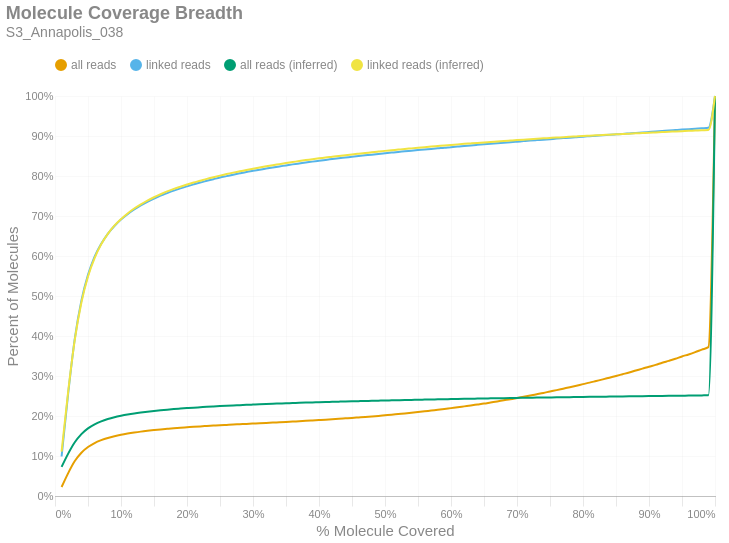

Notebook code cell kept with this figure:
### Markdown cell above
### Molecule Read Coverage
This chart shows molecule coverage breadth as computed by the number of bases aligned to that molecule. In other words, "*how much of each unique long molecule is actually sequenced/aligned?*" Keep in mind there is a distinction between sequences and alignments, since some sequences belonging to a particular molecule may not align well and wouldn't appear in the alignment data. This chart also shows molecule coverage breadth as computed by the *inferred fragment* from which the aligned sequences originate. Unlike read coverage, this calculation takes into account the total insert size, including unsequenced gaps between the forward and reverse reads. Like the previous figures, these are cumulative percents.

### Code cell
if SKIPLR:
    print_html(f"Skipped")
else:
    binned_df = consolidated_hist(valids['coverage_bp'], mask, 0.01, True)
    binned_df_inf = consolidated_hist(valids['coverage_inserts'], mask, 0.01, True)
    binned_df = binned_df.with_columns(pl.lit(binned_df_inf['all reads (cumsum)']).alias('all reads (inferred)'))
    binned_df = binned_df.with_columns(pl.lit(binned_df_inf['linked reads (cumsum)']).alias('linked reads (inferred)'))
    binned_df = binned_df.with_columns(
        (pl.col('bin').cast(pl.Float64) + 0.01).alias('right_edge')
    )

    with SafeRender(binned_df):
        (
            density_plot(binned_df, 'Molecule Coverage Breadth', samplename, 'molcov', ['all reads (inferred)','linked reads (inferred)'])
            .encode(
                #x=alt.X('bin:Q', title="% Molecule Covered").axis(format = '%').scale(padding=0),
                x=alt.X('right_edge:Q', title="% Molecule Covered").axis(format='%').scale(padding=0),
                y=alt.Y('value:Q', title='Percent of Molecules')
                    .axis(format='%')
                    .stack(False)
                    .scale(domainMin=0, padding=0),
                color=alt.Color("key:N").scale(domain = ["all reads", "linked reads", "all reads (inferred)", "linked reads (inferred)"]),
                tooltip = [
                    alt.Tooltip("key:N", title = "Data Type"),
                    alt.Tooltip("range_label:N", title="% Molecule Covered"),
                    alt.Tooltip("value:Q", format = ".2%", title="% Molecules")
                ]
            )
        ).display()

### Figure 1 — Vega-Lite specification as saved in the notebook (floating-point values rounded to 4 significant figures)
{"width": "container", "height": 400, "config": {"title": {"anchor": "start", "dy": -15, "fontSize": 18, "color": "#888888", "subtitleColor": "#888888", "subtitleFontSize": 14}, "arc": {"fill": "#0072B2"}, "axis": {"domainColor": "#888888", "domainWidth": 0.5, "gridWidth": 0.2, "grid": false, "titleFontWeight": 400, "titleFontSize": 15, "labelFontSize": 11, "labelColor": "#888888", "tickColor": "#888888", "tickWidth": 0.2, "titleColor": "#888888"}, "axisBand": {"grid": false}, "axisX": {"grid": true, "tickSize": 10, "domainCap": "round"}, "axisY": {"domain": false, "grid": true, "tickSize": 0, "domainCap": "round"}, "background": "transparent", "header": {"labelFontSize": 15, "labelColor": "#888888", "titleFontSize": 15, "titleFontWeight": 600, "titleColor": "#888888"}, "legend": {"labelFont": "sans-serif", "labelFontSize": 12, "labelColor": "#888888", "symbolSize": 100, "symbolType": "circle", "titleFontSize": 12, "titlePadding": 10, "titleColor": "#888888", "title": null, "orient": "top"}, "range": {"category": ["#E69F00", "#56B4E9", "#009E73", "#F0E442", "#0072B2", "#D55E00", "#CC79A7", "#000000"], "diverging": ["#cfe8f3", "#a2d4ec", "#73bfe2", "#46abdb", "#1696d2", "#12719e"]}, "area": {"fill": "#0072B2", "fillOpacity": 0.7, "line": true, "strokeOpacity": 0.7}, "line": {"color": "#0072B2", "stroke": "#0072B2", "strokeWidth": 2}, "trail": {"color": "#0072B2", "stroke": "#0072B2", "strokeWidth": 0, "size": 1}, "point": {"filled": true, "fillOpacity": 1.0, "size": 95}, "text": {"color": "#888888", "fontSize": 11, "align": "right", "fontWeight": 400, "size": 11}, "bar": {"fill": "#0072B2", "stroke": null}, "view": {"stroke": null, "continuousWidth": 660, "continuousHeight": 400}}, "data": {"name": "data-bfefdd57a6eba7257c44063cf1b852a1"}, "mark": {"type": "line", "interpolate": "monotone", "point": {"opacity": 0, "size": 275}}, "encoding": {"color": {"field": "key", "scale": {"domain": ["all reads", "linked reads", "all reads (inferred)", "linked reads (inferred)"]}, "type": "nominal"}, "tooltip": [{"field": "key", "title": "Data Type", "type": "nominal"}, {"field": "range_label", "title": "% Molecule Covered", "type": "nominal"}, {"field": "value", "format": ".2%", "title": "% Molecules", "type": "quantitative"}], "x": {"axis": {"format": "%"}, "field": "right_edge", "scale": {"padding": 0}, "title": "% Molecule Covered", "type": "quantitative"}, "y": {"axis": {"format": "%"}, "field": "value", "scale": {"domainMin": 0, "padding": 0}, "stack": false, "title": "Percent of Molecules", "type": "quantitative"}}, "params": [{"name": "param_c36ac31b6afebe62", "select": {"type": "point", "fields": ["key"]}, "bind": "legend"}], "title": {"text": "Molecule Coverage Breadth", "subtitle": "S3_Annapolis_038"}, "transform": [{"fold": ["all reads (cumsum)", "linked reads (cumsum)", "all reads (inferred)", "linked reads (inferred)"]}, {"calculate": "replace(datum.key, ' (cumsum)', '')", "as": "key"}, {"filter": {"param": "param_c36ac31b6afebe62"}}], "usermeta": {"embedOptions": {"downloadFileName": "S3_Annapolis_038.molcov"}}, "$schema": "https://vega.github.io/schema/vega-lite/v6.1.0.json", "datasets": {"data-bfefdd57a6eba7257c44063cf1b852a1": [{"bin": "0.0", "interval": "0.0-0.01", "all reads": 0.0224, "linked reads": 0.09872, "all reads (cumsum)": 0.0224, "linked reads (cumsum)": 0.09872, "range_label": "0.0-0.01", "all reads (inferred)": 0.07272, "linked reads (inferred)": 0.1107, "right_edge": 0.01}, {"bin": "0.01", "interval": "0.01-0.02", "all reads": 0.0349, "linked reads": 0.1583, "all reads (cumsum)": 0.0573, "linked reads (cumsum)": 0.2571, "range_label": "0.01-0.02", "all reads (inferred)": 0.106, "linked reads (inferred)": 0.2618, "right_edge": 0.02}, {"bin": "0.02", "interval": "0.02-0.03", "all reads": 0.03003, "linked reads": 0.1366, "all reads (cumsum)": 0.08733, "linked reads (cumsum)": 0.3937, "range_label": "0.02-0.03", "all reads (inferred)": 0.1343, "linked reads (inferred)": 0.3909, "right_edge": 0.03}, {"bin": "0.03", "interval": "0.03-0.04", "all reads": 0.02081, "linked reads": 0.09472, "all reads (cumsum)": 0.1081, "linked reads (cumsum)": 0.4884, "range_label": "0.03-0.04", "all reads (inferred)": 0.1546, "linked reads (inferred)": 0.4838, "right_edge": 0.04}, {"bin": "0.04", "interval": "0.04-0.05", "all reads": 0.01421, "linked reads": 0.06436, "all reads (cumsum)": 0.1224, "linked reads (cumsum)": 0.5528, "range_label": "0.04-0.05", "all reads (inferred)": 0.1689, "linked reads (inferred)": 0.5489, "right_edge": 0.05}, {"bin": "0.05", "interval": "0.05-0.06", "all reads": 0.0101, "linked reads": 0.04556, "all reads (cumsum)": 0.1325, "linked reads (cumsum)": 0.5983, "range_label": "0.05-0.06", "all reads (inferred)": 0.1791, "linked reads (inferred)": 0.595, "right_edge": 0.06}, {"bin": "0.06", "interval": "0.06-0.07", "all reads": 0.007083, "linked reads": 0.03206, "all reads (cumsum)": 0.1395, "linked reads (cumsum)": 0.6304, "range_label": "0.06-0.07", "all reads (inferred)": 0.1866, "linked reads (inferred)": 0.6291, "right_edge": 0.07}, {"bin": "0.07", "interval": "0.07-0.08", "all reads": 0.005578, "linked reads": 0.02513, "all reads (cumsum)": 0.1451, "linked reads (cumsum)": 0.6555, "range_label": "0.07-0.08", "all reads (inferred)": 0.1924, "linked reads (inferred)": 0.6554, "right_edge": 0.08}, {"bin": "0.08", "interval": "0.08-0.09", "all reads": 0.004334, "linked reads": 0.0195, "all reads (cumsum)": 0.1494, "linked reads (cumsum)": 0.675, "range_label": "0.08-0.09", "all reads (inferred)": 0.197, "linked reads (inferred)": 0.676, "right_edge": 0.09}, {"bin": "0.09", "interval": "0.09-0.1", "all reads": 0.003601, "linked reads": 0.01615, "all reads (cumsum)": 0.153, "linked reads (cumsum)": 0.6912, "range_label": "0.09-0.1", "all reads (inferred)": 0.2006, "linked reads (inferred)": 0.6922, "right_edge": 0.1}, {"bin": "0.1", "interval": "0.1-0.11", "all reads": 0.002986, "linked reads": 0.0134, "all reads (cumsum)": 0.156, "linked reads (cumsum)": 0.7046, "range_label": "0.1-0.11", "all reads (inferred)": 0.2037, "linked reads (inferred)": 0.7064, "right_edge": 0.11}, {"bin": "0.11", "interval": "0.11-0.12", "all reads": 0.002602, "linked reads": 0.01164, "all reads (cumsum)": 0.1586, "linked reads (cumsum)": 0.7162, "range_label": "0.11-0.12", "all reads (inferred)": 0.2064, "linked reads (inferred)": 0.7186, "right_edge": 0.12}, {"bin": "0.12", "interval": "0.12-0.13", "all reads": 0.002315, "linked reads": 0.01029, "all reads (cumsum)": 0.1609, "linked reads (cumsum)": 0.7265, "range_label": "0.12-0.13", "all reads (inferred)": 0.2087, "linked reads (inferred)": 0.7291, "right_edge": 0.13}, {"bin": "0.13", "interval": "0.13-0.14", "all reads": 0.001993, "linked reads": 0.008834, "all reads (cumsum)": 0.1629, "linked reads (cumsum)": 0.7353, "range_label": "0.13-0.14", "all reads (inferred)": 0.2108, "linked reads (inferred)": 0.7385, "right_edge": 0.14}, {"bin": "0.14", "interval": "0.14-0.15", "all reads": 0.001825, "linked reads": 0.008048, "all reads (cumsum)": 0.1648, "linked reads (cumsum)": 0.7434, "range_label": "0.14-0.15", "all reads (inferred)": 0.2127, "linked reads (inferred)": 0.7469, "right_edge": 0.15}, {"bin": "0.15", "interval": "0.15-0.16", "all reads": 0.001702, "linked reads": 0.007501, "all reads (cumsum)": 0.1665, "linked reads (cumsum)": 0.7509, "range_label": "0.15-0.16", "all reads (inferred)": 0.2144, "linked reads (inferred)": 0.7544, "right_edge": 0.16}, {"bin": "0.16", "interval": "0.16-0.17", "all reads": 0.001433, "linked reads": 0.00636, "all reads (cumsum)": 0.1679, "linked reads (cumsum)": 0.7572, "range_label": "0.16-0.17", "all reads (inferred)": 0.2159, "linked reads (inferred)": 0.7614, "right_edge": 0.17}, {"bin": "0.17", "interval": "0.17-0.18", "all reads": 0.001405, "linked reads": 0.006073, "all reads (cumsum)": 0.1693, "linked reads (cumsum)": 0.7633, "range_label": "0.17-0.18", "all reads (inferred)": 0.2173, "linked reads (inferred)": 0.7677, "right_edge": 0.18}, {"bin": "0.18", "interval": "0.18-0.19", "all reads": 0.001304, "linked reads": 0.005662, "all reads (cumsum)": 0.1706, "linked reads (cumsum)": 0.769, "range_label": "0.18-0.19", "all reads (inferred)": 0.2185, "linked reads (inferred)": 0.7732, "right_edge": 0.19}, {"bin": "0.19", "interval": "0.19-0.2", "all reads": 0.00115, "linked reads": 0.005006, "all reads (cumsum)": 0.1718, "linked reads (cumsum)": 0.774, "range_label": "0.19-0.2", "all reads (inferred)": 0.2197, "linked reads (inferred)": 0.7786, "right_edge": 0.2}, {"bin": "0.2", "interval": "0.2-0.21", "all reads": 0.001168, "linked reads": 0.005068, "all reads (cumsum)": 0.1729, "linked reads (cumsum)": 0.779, "range_label": "0.2-0.21", "all reads (inferred)": 0.2209, "linked reads (inferred)": 0.7837, "right_edge": 0.21}, {"bin": "0.21", "interval": "0.21-0.22", "all reads": 0.001092, "linked reads": 0.004766, "all reads (cumsum)": 0.174, "linked reads (cumsum)": 0.7838, "range_label": "0.21-0.22", "all reads (inferred)": 0.2219, "linked reads (inferred)": 0.7882, "right_edge": 0.22}, {"bin": "0.22", "interval": "0.22-0.23", "all reads": 0.0009669, "linked reads": 0.004115, "all reads (cumsum)": 0.175, "linked reads (cumsum)": 0.7879, "range_label": "0.22-0.23", "all reads (inferred)": 0.2229, "linked reads (inferred)": 0.7927, "right_edge": 0.23}, {"bin": "0.23", "interval": "0.23-0.24", "all reads": 0.0009602, "linked reads": 0.004099, "all reads (cumsum)": 0.1759, "linked reads (cumsum)": 0.792, "range_label": "0.23-0.24", "all reads (inferred)": 0.2238, "linked reads (inferred)": 0.7969, "right_edge": 0.24}, {"bin": "0.24", "interval": "0.24-0.25", "all reads": 0.0009658, "linked reads": 0.00412, "all reads (cumsum)": 0.1769, "linked reads (cumsum)": 0.7961, "range_label": "0.24-0.25", "all reads (inferred)": 0.2247, "linked reads (inferred)": 0.801, "right_edge": 0.25}, {"bin": "0.25", "interval": "0.25-0.26", "all reads": 0.0008561, "linked reads": 0.003594, "all reads (cumsum)": 0.1778, "linked reads (cumsum)": 0.7997, "range_label": "0.25-0.26", "all reads (inferred)": 0.2256, "linked reads (inferred)": 0.8049, "right_edge": 0.26}, {"bin": "0.26", "interval": "0.26-0.27", "all reads": 0.0008561, "linked reads": 0.003578, "all reads (cumsum)": 0.1786, "linked reads (cumsum)": 0.8033, "range_label": "0.26-0.27", "all reads (inferred)": 0.2264, "linked reads (inferred)": 0.8084, "right_edge": 0.27}, {"bin": "0.27", "interval": "0.27-0.28", "all reads": 0.0008177, "linked reads": 0.003386, "all reads (cumsum)": 0.1794, "linked reads (cumsum)": 0.8067, "range_label": "0.27-0.28", "all reads (inferred)": 0.2271, "linked reads (inferred)": 0.8116, "right_edge": 0.28}, {"bin": "0.28", "interval": "0.28-0.29", "all reads": 0.0008391, "linked reads": 0.003323, "all reads (cumsum)": 0.1803, "linked reads (cumsum)": 0.81, "range_label": "0.28-0.29", "all reads (inferred)": 0.2279, "linked reads (inferred)": 0.815, "right_edge": 0.29}, {"bin": "0.29", "interval": "0.29-0.3", "all reads": 0.0007849, "linked reads": 0.002938, "all reads (cumsum)": 0.1811, "linked reads (cumsum)": 0.813, "range_label": "0.29-0.3", "all reads (inferred)": 0.2286, "linked reads (inferred)": 0.8182, "right_edge": 0.3}, {"bin": "0.3", "interval": "0.3-0.31", "all reads": 0.0007656, "linked reads": 0.002802, "all reads (cumsum)": 0.1818, "linked reads (cumsum)": 0.8158, "range_label": "0.3-0.31", "all reads (inferred)": 0.2293, "linked reads (inferred)": 0.8214, "right_edge": 0.31}, {"bin": "0.31", "interval": "0.31-0.32", "all reads": 0.0008278, "linked reads": 0.002865, "all reads (cumsum)": 0.1827, "linked reads (cumsum)": 0.8186, "range_label": "0.31-0.32", "all reads (inferred)": 0.23, "linked reads (inferred)": 0.8243, "right_edge": 0.32}, {"bin": "0.32", "interval": "0.32-0.33", "all reads": 0.0008595, "linked reads": 0.002771, "all reads (cumsum)": 0.1835, "linked reads (cumsum)": 0.8214, "range_label": "0.32-0.33", "all reads (inferred)": 0.2306, "linked reads (inferred)": 0.8271, "right_edge": 0.33}, {"bin": "0.33", "interval": "0.33-0.34", "all reads": 0.0008233, "linked reads": 0.002604, "all reads (cumsum)": 0.1843, "linked reads (cumsum)": 0.824, "range_label": "0.33-0.34", "all reads (inferred)": 0.2312, "linked reads (inferred)": 0.8297, "right_edge": 0.34}, {"bin": "0.34", "interval": "0.34-0.35", "all reads": 0.0008448, "linked reads": 0.002479, "all reads (cumsum)": 0.1852, "linked reads (cumsum)": 0.8265, "range_label": "0.34-0.35", "all reads (inferred)": 0.2318, "linked reads (inferred)": 0.8324, "right_edge": 0.35}, {"bin": "0.35", "interval": "0.35-0.36", "all reads": 0.00089, "linked reads": 0.002568, "all reads (cumsum)": 0.1861, "linked reads (cumsum)": 0.8291, "range_label": "0.35-0.36", "all reads (inferred)": 0.2323, "linked reads (inferred)": 0.8348, "right_edge": 0.36}, {"bin": "0.36", "interval": "0.36-0.37", "all reads": 0.0008572, "linked reads": 0.002297, "all reads (cumsum)": 0.1869, "linked reads (cumsum)": 0.8314, "range_label": "0.36-0.37", "all reads (inferred)": 0.2329, "linked reads (inferred)": 0.8374, "right_edge": 0.37}, {"bin": "0.37", "interval": "0.37-0.38", "all reads": 0.0008968, "linked reads": 0.002224, "all reads (cumsum)": 0.1878, "linked reads (cumsum)": 0.8336, "range_label": "0.37-0.38", "all reads (inferred)": 0.2335, "linked reads (inferred)": 0.8397, "right_edge": 0.38}, {"bin": "0.38", "interval": "0.38-0.39", "all reads": 0.0009647, "linked reads": 0.00238, "all reads (cumsum)": 0.1888, "linked reads (cumsum)": 0.836, "range_label": "0.38-0.39", "all reads (inferred)": 0.234, "linked reads (inferred)": 0.8419, "right_edge": 0.39}, {"bin": "0.39", "interval": "0.39-0.4", "all reads": 0.0009862, "linked reads": 0.002188, "all reads (cumsum)": 0.1898, "linked reads (cumsum)": 0.8381, "range_label": "0.39-0.4", "all reads (inferred)": 0.2345, "linked reads (inferred)": 0.8443, "right_edge": 0.4}, {"bin": "0.4", "interval": "0.4-0.41", "all reads": 0.0009986, "linked reads": 0.00213, "all reads (cumsum)": 0.1908, "linked reads (cumsum)": 0.8403, "range_label": "0.4-0.41", "all reads (inferred)": 0.235, "linked reads (inferred)": 0.8464, "right_edge": 0.41}, {"bin": "0.41", "interval": "0.41-0.42", "all reads": 0.001052, "linked reads": 0.002026, "all reads (cumsum)": 0.1918, "linked reads (cumsum)": 0.8423, "range_label": "0.41-0.42", "all reads (inferred)": 0.2354, "linked reads (inferred)": 0.8482, "right_edge": 0.42}, {"bin": "0.42", "interval": "0.42-0.43", "all reads": 0.001102, "linked reads": 0.002031, "all reads (cumsum)": 0.1929, "linked reads (cumsum)": 0.8443, "range_label": "0.42-0.43", "all reads (inferred)": 0.2359, "linked reads (inferred)": 0.8501, "right_edge": 0.43}, {"bin": "0.43", "interval": "0.43-0.44", "all reads": 0.001147, "linked reads": 0.001854, "all reads (cumsum)": 0.1941, "linked reads (cumsum)": 0.8462, "range_label": "0.43-0.44", "all reads (inferred)": 0.2363, "linked reads (inferred)": 0.852, "right_edge": 0.44}, {"bin": "0.44", "interval": "0.44-0.45", "all reads": 0.001148, "linked reads": 0.001906, "all reads (cumsum)": 0.1952, "linked reads (cumsum)": 0.8481, "range_label": "0.44-0.45", "all reads (inferred)": 0.2367, "linked reads (inferred)": 0.8539, "right_edge": 0.45}, {"bin": "0.45", "interval": "0.45-0.46", "all reads": 0.00123, "linked reads": 0.001844, "all reads (cumsum)": 0.1965, "linked reads (cumsum)": 0.8499, "range_label": "0.45-0.46", "all reads (inferred)": 0.2371, "linked reads (inferred)": 0.8557, "right_edge": 0.46}, {"bin": "0.46", "interval": "0.46-0.47", "all reads": 0.001228, "linked reads": 0.001735, "all reads (cumsum)": 0.1977, "linked reads (cumsum)": 0.8517, "range_label": "0.46-0.47", "all reads (inferred)": 0.2375, "linked reads (inferred)": 0.8574, "right_edge": 0.47}, {"bin": "0.47", "interval": "0.47-0.48", "all reads": 0.001271, "linked reads": 0.00174, "all reads (cumsum)": 0.199, "linked reads (cumsum)": 0.8534, "range_label": "0.47-0.48", "all reads (inferred)": 0.238, "linked reads (inferred)": 0.8593, "right_edge": 0.48}, {"bin": "0.48", "interval": "0.48-0.49", "all reads": 0.001336, "linked reads": 0.001719, "all reads (cumsum)": 0.2003, "linked reads (cumsum)": 0.8551, "range_label": "0.48-0.49", "all reads (inferred)": 0.2384, "linked reads (inferred)": 0.8611, "right_edge": 0.49}, {"bin": "0.49", "interval": "0.49-0.5", "all reads": 0.001469, "linked reads": 0.001682, "all reads (cumsum)": 0.2018, "linked reads (cumsum)": 0.8568, "range_label": "0.49-0.5", "all reads (inferred)": 0.2388, "linked reads (inferred)": 0.8628, "right_edge": 0.5}, {"bin": "0.5", "interval": "0.5-0.51", "all reads": 0.001442, "linked reads": 0.001677, "all reads (cumsum)": 0.2032, "linked reads (cumsum)": 0.8585, "range_label": "0.5-0.51", "all reads (inferred)": 0.2392, "linked reads (inferred)": 0.8644, "right_edge": 0.51}, {"bin": "0.51", "interval": "0.51-0.52", "all reads": 0.001622, "linked reads": 0.001662, "all reads (cumsum)": 0.2048, "linked reads (cumsum)": 0.8602, "range_label": "0.51-0.52", "all reads (inferred)": 0.2396, "linked reads (inferred)": 0.866, "right_edge": 0.52}, {"bin": "0.52", "interval": "0.52-0.53", "all reads": 0.001556, "linked reads": 0.001458, "all reads (cumsum)": 0.2064, "linked reads (cumsum)": 0.8616, "range_label": "0.52-0.53", "all reads (inferred)": 0.2399, "linked reads (inferred)": 0.8677, "right_edge": 0.53}, {"bin": "0.53", "interval": "0.53-0.54", "all reads": 0.001674, "linked reads": 0.001578, "all reads (cumsum)": 0.2081, "linked reads (cumsum)": 0.8632, "range_label": "0.53-0.54", "all reads (inferred)": 0.2403, "linked reads (inferred)": 0.8691, "right_edge": 0.54}, {"bin": "0.54", "interval": "0.54-0.55", "all reads": 0.001761, "linked reads": 0.001531, "all reads (cumsum)": 0.2098, "linked reads (cumsum)": 0.8647, "range_label": "0.54-0.55", "all reads (inferred)": 0.2406, "linked reads (inferred)": 0.8705, "right_edge": 0.55}, {"bin": "0.55", "interval": "0.55-0.56", "all reads": 0.001856, "linked reads": 0.001484, "all reads (cumsum)": 0.2117, "linked reads (cumsum)": 0.8662, "range_label": "0.55-0.56", "all reads (inferred)": 0.241, "linked reads (inferred)": 0.872, "right_edge": 0.56}, {"bin": "0.56", "interval": "0.56-0.57", "all reads": 0.001971, "linked reads": 0.001583, "all reads (cumsum)": 0.2136, "linked reads (cumsum)": 0.8678, "range_label": "0.56-0.57", "all reads (inferred)": 0.2413, "linked reads (inferred)": 0.8735, "right_edge": 0.57}, {"bin": "0.57", "interval": "0.57-0.58", "all reads": 0.001886, "linked reads": 0.001443, "all reads (cumsum)": 0.2155, "linked reads (cumsum)": 0.8692, "range_label": "0.57-0.58", "all reads (inferred)": 0.2416, "linked reads (inferred)": 0.8749, "right_edge": 0.58}, {"bin": "0.58", "interval": "0.58-0.59", "all reads": 0.002006, "linked reads": 0.001255, "all reads (cumsum)": 0.2175, "linked reads (cumsum)": 0.8705, "range_label": "0.58-0.59", "all reads (inferred)": 0.242, "linked reads (inferred)": 0.8763, "right_edge": 0.59}, {"bin": "0.59", "interval": "0.59-0.6", "all reads": 0.002149, "linked reads": 0.001636, "all reads (cumsum)": 0.2197, "linked reads (cumsum)": 0.8721, "range_label": "0.59-0.6", "all reads (inferred)": 0.2423, "linked reads (inferred)": 0.8776, "right_edge": 0.6}, {"bin": "0.6", "interval": "0.6-0.61", "all reads": 0.00208, "linked reads": 0.00137, "all reads (cumsum)": 0.2218, "linked reads (cumsum)": 0.8735, "range_label": "0.6-0.61", "all reads (inferred)": 0.2426, "linked reads (inferred)": 0.8791, "right_edge": 0.61}, {"bin": "0.61", "interval": "0.61-0.62", "all reads": 0.002294, "linked reads": 0.001417, "all reads (cumsum)": 0.2241, "linked reads (cumsum)": 0.8749, "range_label": "0.61-0.62", "all reads (inferred)": 0.2429, "linked reads (inferred)": 0.8804, "right_edge": 0.62}, {"bin": "0.62", "interval": "0.62-0.63", "all reads": 0.00227, "linked reads": 0.001604, "all reads (cumsum)": 0.2263, "linked reads (cumsum)": 0.8765, "range_label": "0.62-0.63", "all reads (inferred)": 0.2432, "linked reads (inferred)": 0.8815, "right_edge": 0.63}, {"bin": "0.63", "interval": "0.63-0.64", "all reads": 0.002375, "linked reads": 0.001432, "all reads (cumsum)": 0.2287, "linked reads (cumsum)": 0.8779, "range_label": "0.63-0.64", "all reads (inferred)": 0.2435, "linked reads (inferred)": 0.8827, "right_edge": 0.64}, {"bin": "0.64", "interval": "0.64-0.65", "all reads": 0.002369, "linked reads": 0.00138, "all reads (cumsum)": 0.2311, "linked reads (cumsum)": 0.8793, "range_label": "0.64-0.65", "all reads (inferred)": 0.2438, "linked reads (inferred)": 0.884, "right_edge": 0.65}, {"bin": "0.65", "interval": "0.65-0.66", "all reads": 0.002723, "linked reads": 0.001323, "all reads (cumsum)": 0.2338, "linked reads (cumsum)": 0.8807, "range_label": "0.65-0.66", "all reads (inferred)": 0.2441, "linked reads (inferred)": 0.8851, "right_edge": 0.66}, {"bin": "0.66", "interval": "0.66-0.67", "all reads": 0.002667, "linked reads": 0.001375, "all reads (cumsum)": 0.2365, "linked reads (cumsum)": 0.882, "range_label": "0.66-0.67", "all reads (inferred)": 0.2444, "linked reads (inferred)": 0.8864, "right_edge": 0.67}, {"bin": "0.67", "interval": "0.67-0.68", "all reads": 0.002828, "linked reads": 0.001307, "all reads (cumsum)": 0.2393, "linked reads (cumsum)": 0.8833, "range_label": "0.67-0.68", "all reads (inferred)": 0.2447, "linked reads (inferred)": 0.8875, "right_edge": 0.68}, {"bin": "0.68", "interval": "0.68-0.69", "all reads": 0.002689, "linked reads": 0.001208, "all reads (cumsum)": 0.242, "linked reads (cumsum)": 0.8845, "range_label": "0.68-0.69", "all reads (inferred)": 0.2449, "linked reads (inferred)": 0.8886, "right_edge": 0.69}, {"bin": "0.69", "interval": "0.69-0.7", "all reads": 0.003066, "linked reads": 0.001307, "all reads (cumsum)": 0.245, "linked reads (cumsum)": 0.8858, "range_label": "0.69-0.7", "all reads (inferred)": 0.2452, "linked reads (inferred)": 0.8897, "right_edge": 0.7}, {"bin": "0.7", "interval": "0.7-0.71", "all reads": 0.003056, "linked reads": 0.001333, "all reads (cumsum)": 0.2481, "linked reads (cumsum)": 0.8872, "range_label": "0.7-0.71", "all reads (inferred)": 0.2455, "linked reads (inferred)": 0.8909, "right_edge": 0.71}, {"bin": "0.71", "interval": "0.71-0.72", "all reads": 0.003095, "linked reads": 0.001307, "all reads (cumsum)": 0.2512, "linked reads (cumsum)": 0.8885, "range_label": "0.71-0.72", "all reads (inferred)": 0.2457, "linked reads (inferred)": 0.892, "right_edge": 0.72}, {"bin": "0.72", "interval": "0.72-0.73", "all reads": 0.003245, "linked reads": 0.001208, "all reads (cumsum)": 0.2544, "linked reads (cumsum)": 0.8897, "range_label": "0.72-0.73", "all reads (inferred)": 0.246, "linked reads (inferred)": 0.8931, "right_edge": 0.73}, {"bin": "0.73", "interval": "0.73-0.74", "all reads": 0.003245, "linked reads": 0.001182, "all reads (cumsum)": 0.2577, "linked reads (cumsum)": 0.8909, "range_label": "0.73-0.74", "all reads (inferred)": 0.2462, "linked reads (inferred)": 0.8941, "right_edge": 0.74}, {"bin": "0.74", "interval": "0.74-0.75", "all reads": 0.003627, "linked reads": 0.001266, "all reads (cumsum)": 0.2613, "linked reads (cumsum)": 0.8921, "range_label": "0.74-0.75", "all reads (inferred)": 0.2465, "linked reads (inferred)": 0.8952, "right_edge": 0.75}, {"bin": "0.75", "interval": "0.75-0.76", "all reads": 0.00342, "linked reads": 0.00137, "all reads (cumsum)": 0.2647, "linked reads (cumsum)": 0.8935, "range_label": "0.75-0.76", "all reads (inferred)": 0.2467, "linked reads (inferred)": 0.8962, "right_edge": 0.76}, {"bin": "0.76", "interval": "0.76-0.77", "all reads": 0.003637, "linked reads": 0.001182, "all reads (cumsum)": 0.2684, "linked reads (cumsum)": 0.8947, "range_label": "0.76-0.77", "all reads (inferred)": 0.2469, "linked reads (inferred)": 0.8969, "right_edge": 0.77}, {"bin": "0.77", "interval": "0.77-0.78", "all reads": 0.003592, "linked reads": 0.001188, "all reads (cumsum)": 0.272, "linked reads (cumsum)": 0.8959, "range_label": "0.77-0.78", "all reads (inferred)": 0.2471, "linked reads (inferred)": 0.8979, "right_edge": 0.78}, {"bin": "0.78", "interval": "0.78-0.79", "all reads": 0.003765, "linked reads": 0.001255, "all reads (cumsum)": 0.2757, "linked reads (cumsum)": 0.8971, "range_label": "0.78-0.79", "all reads (inferred)": 0.2474, "linked reads (inferred)": 0.899, "right_edge": 0.79}, {"bin": "0.79", "interval": "0.79-0.8", "all reads": 0.004027, "linked reads": 0.001281, "all reads (cumsum)": 0.2798, "linked reads (cumsum)": 0.8984, "range_label": "0.79-0.8", "all reads (inferred)": 0.2477, "linked reads (inferred)": 0.9001, "right_edge": 0.8}, {"bin": "0.8", "interval": "0.8-0.81", "all reads": 0.003732, "linked reads": 0.001099, "all reads (cumsum)": 0.2835, "linked reads (cumsum)": 0.8995, "range_label": "0.8-0.81", "all reads (inferred)": 0.2479, "linked reads (inferred)": 0.9009, "right_edge": 0.81}, {"bin": "0.81", "interval": "0.81-0.82", "all reads": 0.004062, "linked reads": 0.00113, "all reads (cumsum)": 0.2876, "linked reads (cumsum)": 0.9007, "range_label": "0.81-0.82", "all reads (inferred)": 0.2481, "linked reads (inferred)": 0.9017, "right_edge": 0.82}, {"bin": "0.82", "interval": "0.82-0.83", "all reads": 0.004008, "linked reads": 0.001068, "all reads (cumsum)": 0.2916, "linked reads (cumsum)": 0.9017, "range_label": "0.82-0.83", "all reads (inferred)": 0.2483, "linked reads (inferred)": 0.9025, "right_edge": 0.83}, {"bin": "0.83", "interval": "0.83-0.84", "all reads": 0.004278, "linked reads": 0.001234, "all reads (cumsum)": 0.2958, "linked reads (cumsum)": 0.903, "range_label": "0.83-0.84", "all reads (inferred)": 0.2485, "linked reads (inferred)": 0.9034, "right_edge": 0.84}, {"bin": "0.84", "interval": "0.84-0.85", "all reads": 0.004238, "linked reads": 0.001146, "all reads (cumsum)": 0.3001, "linked reads (cumsum)": 0.9041, "range_label": "0.84-0.85", "all reads (inferred)": 0.2487, "linked reads (inferred)": 0.9042, "right_edge": 0.85}, {"bin": "0.85", "interval": "0.85-0.86", "all reads": 0.004411, "linked reads": 0.00112, "all reads (cumsum)": 0.3045, "linked reads (cumsum)": 0.9052, "range_label": "0.85-0.86", "all reads (inferred)": 0.2489, "linked reads (inferred)": 0.9051, "right_edge": 0.86}, {"bin": "0.86", "interval": "0.86-0.87", "all reads": 0.004386, "linked reads": 0.001245, "all reads (cumsum)": 0.3089, "linked reads (cumsum)": 0.9065, "range_label": "0.86-0.87", "all reads (inferred)": 0.2491, "linked reads (inferred)": 0.9059, "right_edge": 0.87}, {"bin": "0.87", "interval": "0.87-0.88", "all reads": 0.004794, "linked reads": 0.00125, "all reads (cumsum)": 0.3137, "linked reads (cumsum)": 0.9077, "range_label": "0.87-0.88", "all reads (inferred)": 0.2493, "linked reads (inferred)": 0.9066, "right_edge": 0.88}, {"bin": "0.88", "interval": "0.88-0.89", "all reads": 0.004725, "linked reads": 0.001042, "all reads (cumsum)": 0.3184, "linked reads (cumsum)": 0.9088, "range_label": "0.88-0.89", "all reads (inferred)": 0.2495, "linked reads (inferred)": 0.9074, "right_edge": 0.89}, {"bin": "0.89", "interval": "0.89-0.9", "all reads": 0.004869, "linked reads": 0.001245, "all reads (cumsum)": 0.3233, "linked reads (cumsum)": 0.91, "range_label": "0.89-0.9", "all reads (inferred)": 0.2497, "linked reads (inferred)": 0.9082, "right_edge": 0.9}, {"bin": "0.9", "interval": "0.9-0.91", "all reads": 0.004503, "linked reads": 0.001255, "all reads (cumsum)": 0.3278, "linked reads (cumsum)": 0.9113, "range_label": "0.9-0.91", "all reads (inferred)": 0.2499, "linked reads (inferred)": 0.909, "right_edge": 0.91}, {"bin": "0.91", "interval": "0.91-0.92", "all reads": 0.005402, "linked reads": 0.00113, "all reads (cumsum)": 0.3332, "linked reads (cumsum)": 0.9124, "range_label": "0.91-0.92", "all reads (inferred)": 0.2501, "linked reads (inferred)": 0.9098, "right_edge": 0.92}, {"bin": "0.92", "interval": "0.92-0.93", "all reads": 0.004734, "linked reads": 0.001073, "all reads (cumsum)": 0.3379, "linked reads (cumsum)": 0.9135, "range_label": "0.92-0.93", "all reads (inferred)": 0.2504, "linked reads (inferred)": 0.9106, "right_edge": 0.93}, {"bin": "0.93", "interval": "0.93-0.94", "all reads": 0.005044, "linked reads": 0.001261, "all reads (cumsum)": 0.3429, "linked reads (cumsum)": 0.9147, "range_label": "0.93-0.94", "all reads (inferred)": 0.2505, "linked reads (inferred)": 0.9113, "right_edge": 0.94}, {"bin": "0.94", "interval": "0.94-0.95", "all reads": 0.005917, "linked reads": 0.001245, "all reads (cumsum)": 0.3489, "linked reads (cumsum)": 0.916, "range_label": "0.94-0.95", "all reads (inferred)": 0.2508, "linked reads (inferred)": 0.9121, "right_edge": 0.95}, {"bin": "0.95", "interval": "0.95-0.96", "all reads": 0.004988, "linked reads": 0.001188, "all reads (cumsum)": 0.3538, "linked reads (cumsum)": 0.9172, "range_label": "0.95-0.96", "all reads (inferred)": 0.2511, "linked reads (inferred)": 0.913, "right_edge": 0.96}, {"bin": "0.96", "interval": "0.96-0.97", "all reads": 0.005709, "linked reads": 0.001109, "all reads (cumsum)": 0.3596, "linked reads (cumsum)": 0.9183, "range_label": "0.96-0.97", "all reads (inferred)": 0.2513, "linked reads (inferred)": 0.9136, "right_edge": 0.97}, {"bin": "0.97", "interval": "0.97-0.98", "all reads": 0.006513, "linked reads": 0.001026, "all reads (cumsum)": 0.3661, "linked reads (cumsum)": 0.9193, "range_label": "0.97-0.98", "all reads (inferred)": 0.2515, "linked reads (inferred)": 0.9144, "right_edge": 0.98}, {"bin": "0.98", "interval": "0.98-0.99", "all reads": 0.006076, "linked reads": 0.001172, "all reads (cumsum)": 0.3721, "linked reads (cumsum)": 0.9205, "range_label": "0.98-0.99", "all reads (inferred)": 0.2518, "linked reads (inferred)": 0.9147, "right_edge": 0.99}, {"bin": "0.99", "interval": "0.99-1.0", "all reads": 0.6279, "linked reads": 0.07954, "all reads (cumsum)": 1.0, "linked reads (cumsum)": 1.0, "range_label": "0.99-1.0", "all reads (inferred)": 1.0, "linked reads (inferred)": 1.0, "right_edge": 1.0}]}}
